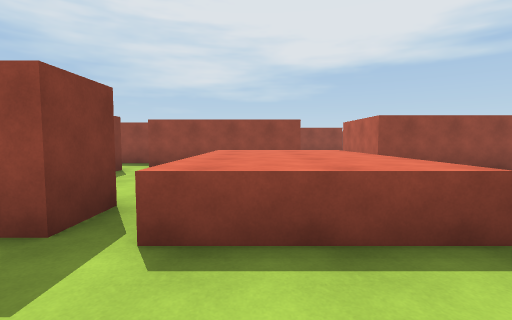
view 1 (above)

24 first-person views from a walk through a 3-D level made in the Unity game engine. The camera is 1.4 m above the floor, tilts 4° down and sees 85° across. The floor is counted in squares, 2 m on a side. Each view is taken from the middle of a square. On the plan, view 1 faces up. The plan holds only what a view shows up to about 9 squares ahead; the rest is blank. The place goes on beyond the plan.

view 2
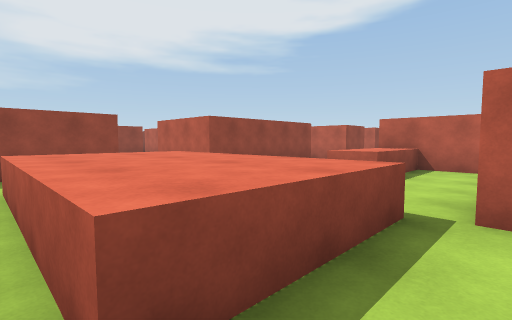

view 3
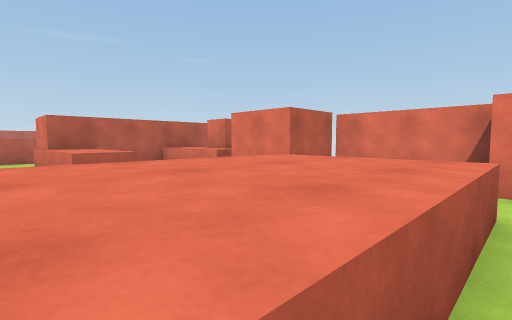

view 4
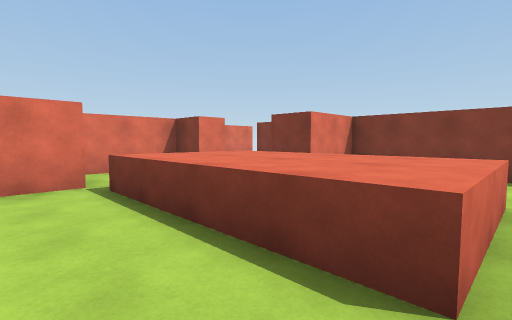

view 5
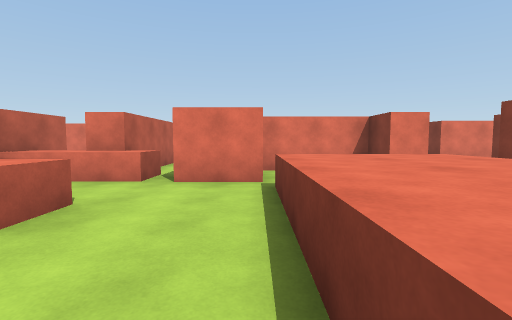

view 6
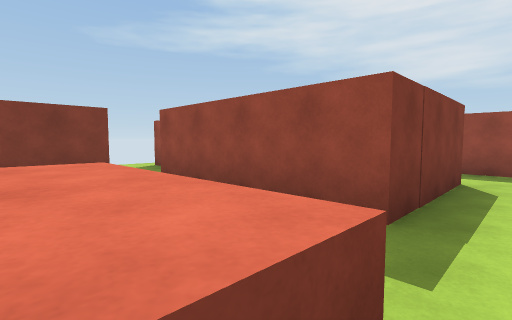

view 7
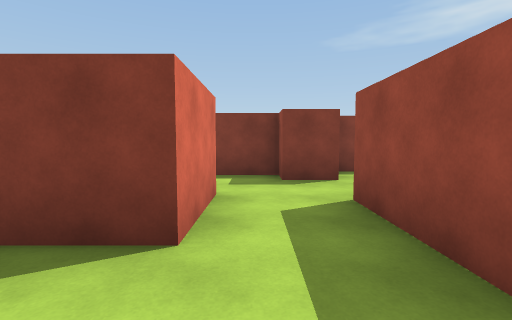

view 8
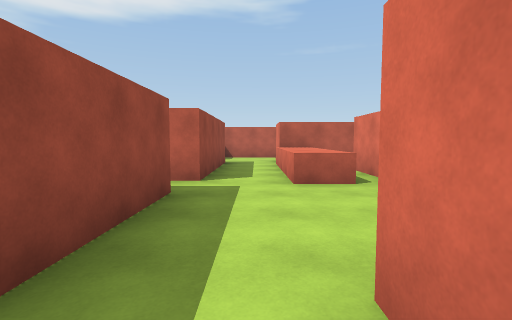

view 9
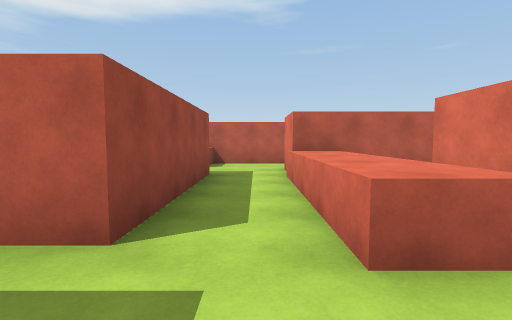

view 10
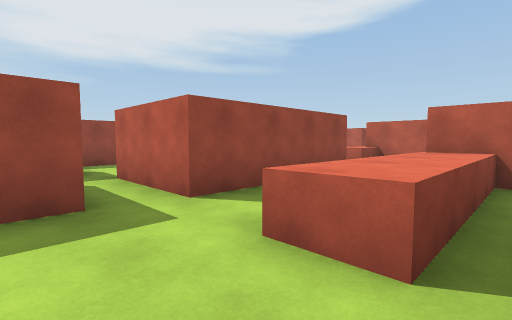

view 11
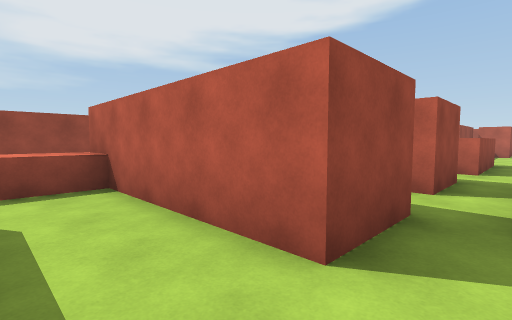

view 12
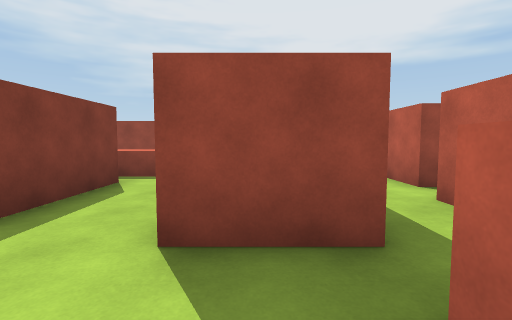

view 13
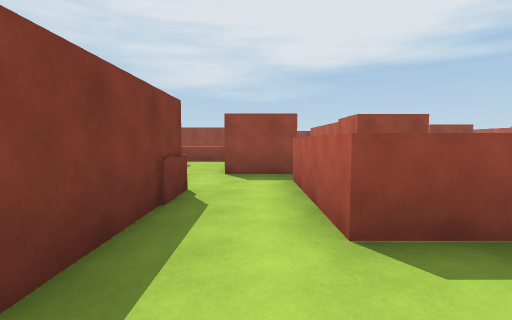

view 14
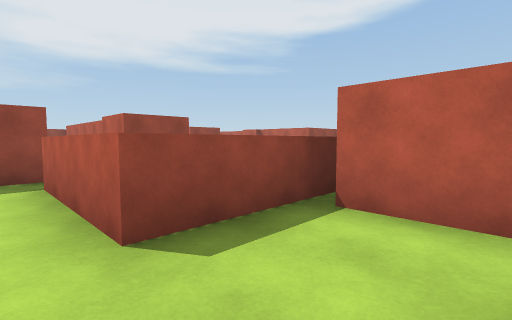

view 15
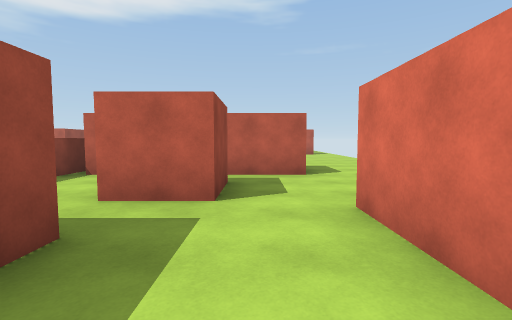

view 16
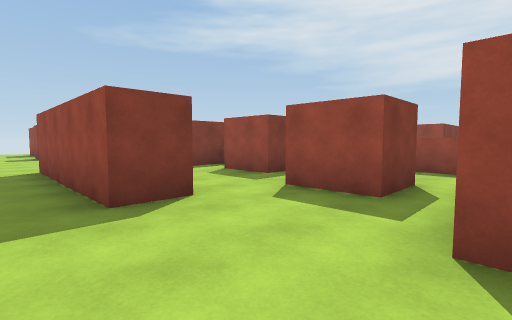

view 17
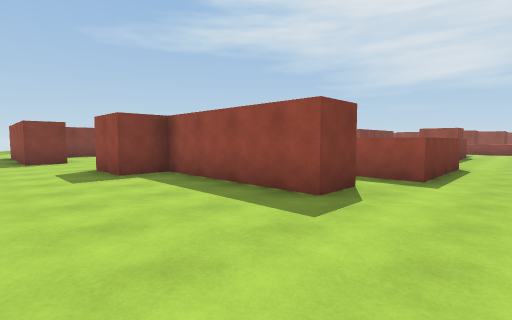

view 18
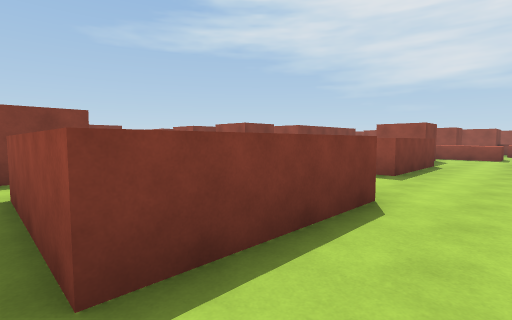

view 19
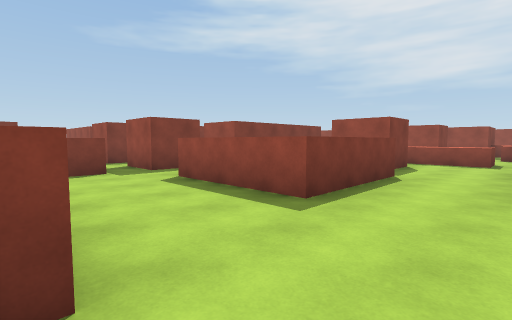

view 20
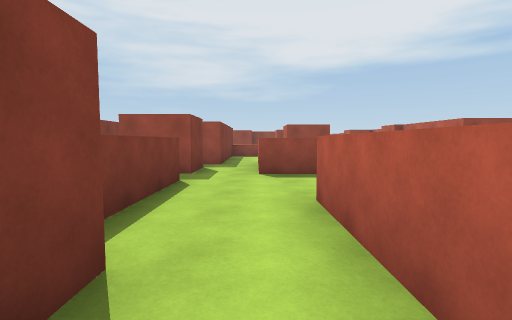

view 21
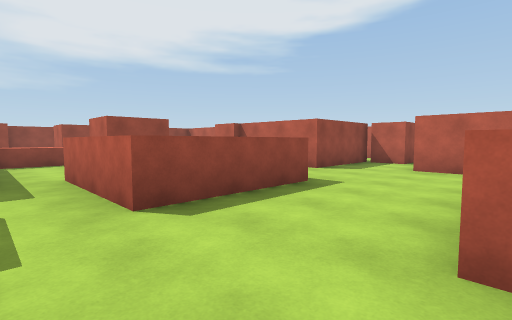

view 22
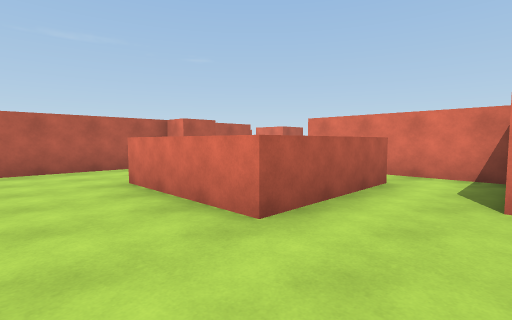

view 23
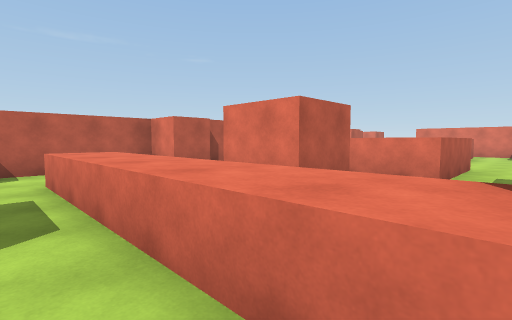

view 24
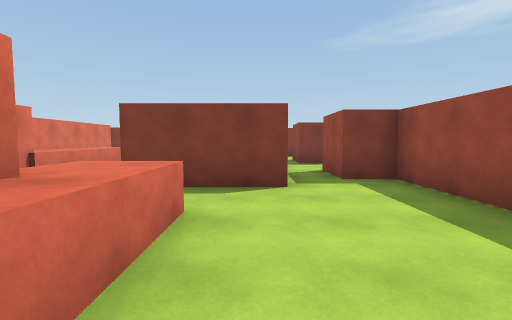

### Floor plan
Key: @ floor where view 1 was taken; # wall or solid block; . floor; ^ raised ledge.
Columns run from 6 left of view 1 to 23 right of it. Each row starts with its distance up from view 1.
 18            ##
 17            .. ###
 16           #..##...
 15           .........
 14           .#  #...........#
 13   #.. ####.#  #..^^^^^^^^.#
 12    ##......####...##......#
 11    #..............# .##...#
 10    #..##...^^^^#..# .##..##
  9 .###  ##.......# .##.  ..#
  8 ...#####.####..# ...^^^^.#
  7    ......####..#..#.^  ^.####
  6   #.......   ..##.#.^^^^....##
  5   #...^^..   ...^^^.......#
  4   #...^^..^^^##.^ ^.......#
  3    ##.^^..^^^##.^ ^..^^^..#
  2     #.^^.....##.^^^..^ ^..#
  1      ...##^^^##...##.^^^..#
  0      #@.##.#.##...##......
 -1      #### .#....#.######..
 -2   #       .#......######..
 -3   #        ####...##......
 -4          ..####...........
 -5          .................

Positions as (right, up) in squares from view 1, and headings:
1: (0, 0), facing up
2: (-1, 1), facing up-right
3: (-1, 5), facing down-right
4: (3, 6), facing down-left
5: (2, 6), facing down
6: (2, 5), facing up-left
7: (3, 11), facing left
8: (0, 11), facing right
9: (3, 11), facing right
10: (3, 9), facing up-right
11: (7, 5), facing up-right
12: (9, 4), facing up
13: (9, 0), facing up
14: (9, 0), facing up-right
15: (6, -2), facing right
16: (12, -5), facing up-left
17: (19, -5), facing up-left
18: (19, 0), facing up-left
19: (19, 3), facing up-left
20: (14, 0), facing up
21: (13, 3), facing up-right
22: (13, 5), facing down-right
23: (13, 14), facing down-right
24: (13, 14), facing left
